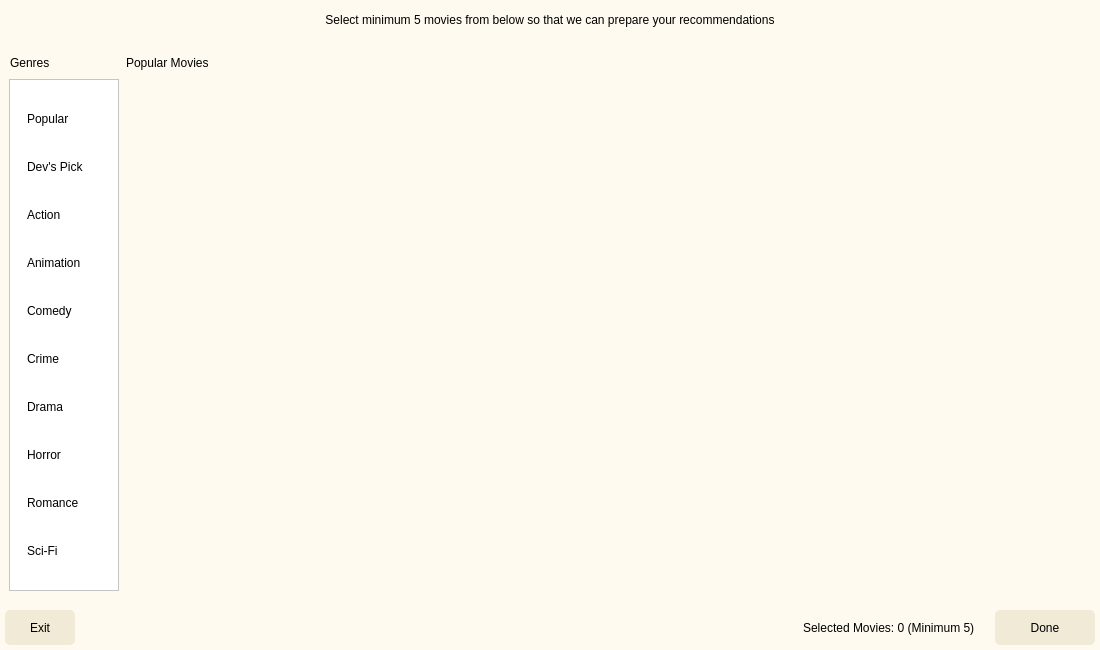
<?xml version="1.0" encoding="UTF-8"?>
<ui version="4.0">
 <class>Dialog</class>
 <widget class="QDialog" name="Dialog">
  <property name="enabled">
   <bool>true</bool>
  </property>
  <property name="geometry">
   <rect>
    <x>0</x>
    <y>0</y>
    <width>1100</width>
    <height>650</height>
   </rect>
  </property>
  <property name="minimumSize">
   <size>
    <width>1100</width>
    <height>650</height>
   </size>
  </property>
  <property name="maximumSize">
   <size>
    <width>1100</width>
    <height>650</height>
   </size>
  </property>
  <property name="windowTitle">
   <string>Dialog</string>
  </property>
  <property name="styleSheet">
   <string notr="true"/>
  </property>
  <widget class="QWidget" name="bgwidget" native="true">
   <property name="geometry">
    <rect>
     <x>0</x>
     <y>0</y>
     <width>1100</width>
     <height>650</height>
    </rect>
   </property>
   <property name="minimumSize">
    <size>
     <width>1100</width>
     <height>650</height>
    </size>
   </property>
   <property name="maximumSize">
    <size>
     <width>1100</width>
     <height>650</height>
    </size>
   </property>
   <property name="styleSheet">
    <string notr="true">QWidget#bgwidget{background-color:#FFFAF0;}

</string>
   </property>
   <layout class="QVBoxLayout" name="verticalLayout_2">
    <item>
     <spacer name="verticalSpacer_2">
      <property name="orientation">
       <enum>Qt::Vertical</enum>
      </property>
      <property name="sizeType">
       <enum>QSizePolicy::Fixed</enum>
      </property>
      <property name="sizeHint" stdset="0">
       <size>
        <width>20</width>
        <height>13</height>
       </size>
      </property>
     </spacer>
    </item>
    <item>
     <widget class="QLabel" name="text1">
      <property name="styleSheet">
       <string notr="true">font: 18pt &quot;MS Shell Dlg 2&quot;;
color:rgb(0,0,0);</string>
      </property>
      <property name="text">
       <string>Select minimum 5 movies from below so that we can prepare your recommendations</string>
      </property>
      <property name="alignment">
       <set>Qt::AlignHCenter|Qt::AlignTop</set>
      </property>
      <property name="margin">
       <number>10</number>
      </property>
     </widget>
    </item>
    <item>
     <spacer name="verticalSpacer">
      <property name="orientation">
       <enum>Qt::Vertical</enum>
      </property>
      <property name="sizeType">
       <enum>QSizePolicy::Fixed</enum>
      </property>
      <property name="sizeHint" stdset="0">
       <size>
        <width>20</width>
        <height>20</height>
       </size>
      </property>
     </spacer>
    </item>
    <item>
     <layout class="QHBoxLayout" name="horizontalLayout_2">
      <item>
       <spacer name="horizontalSpacer_3">
        <property name="orientation">
         <enum>Qt::Horizontal</enum>
        </property>
        <property name="sizeType">
         <enum>QSizePolicy::Fixed</enum>
        </property>
        <property name="sizeHint" stdset="0">
         <size>
          <width>10</width>
          <height>20</height>
         </size>
        </property>
       </spacer>
      </item>
      <item>
       <widget class="QLabel" name="genre_text">
        <property name="minimumSize">
         <size>
          <width>110</width>
          <height>0</height>
         </size>
        </property>
        <property name="maximumSize">
         <size>
          <width>110</width>
          <height>16777215</height>
         </size>
        </property>
        <property name="styleSheet">
         <string notr="true">font: 14pt &quot;MS Shell Dlg 2&quot;;
color:rgb(0,0,0);</string>
        </property>
        <property name="text">
         <string>Genres</string>
        </property>
       </widget>
      </item>
      <item>
       <widget class="QLabel" name="genre_define">
        <property name="styleSheet">
         <string notr="true">font: 14pt &quot;MS Shell Dlg 2&quot;;
color:rgb(0,0,0);</string>
        </property>
        <property name="text">
         <string>Popular Movies</string>
        </property>
       </widget>
      </item>
     </layout>
    </item>
    <item>
     <layout class="QHBoxLayout" name="horizontalLayout">
      <property name="leftMargin">
       <number>9</number>
      </property>
      <property name="rightMargin">
       <number>9</number>
      </property>
      <property name="bottomMargin">
       <number>0</number>
      </property>
      <item>
       <widget class="QScrollArea" name="options">
        <property name="maximumSize">
         <size>
          <width>110</width>
          <height>16777215</height>
         </size>
        </property>
        <property name="styleSheet">
         <string notr="true">background-color:#fff;
</string>
        </property>
        <property name="widgetResizable">
         <bool>true</bool>
        </property>
        <widget class="QWidget" name="genre_scroll">
         <property name="geometry">
          <rect>
           <x>0</x>
           <y>0</y>
           <width>108</width>
           <height>431</height>
          </rect>
         </property>
         <layout class="QVBoxLayout" name="genre_vlayout">
          <property name="topMargin">
           <number>12</number>
          </property>
          <item>
           <widget class="QPushButton" name="genre_1">
            <property name="maximumSize">
             <size>
              <width>100</width>
              <height>16777215</height>
             </size>
            </property>
            <property name="cursor">
             <cursorShape>PointingHandCursor</cursorShape>
            </property>
            <property name="styleSheet">
             <string notr="true">#bgwidget QPushButton {
		border:none;
		border-radius: 3px;
		text-align: left;
		padding: 8px 0 8px 8px;
		font: 12pt &quot;MS Shell Dlg 2&quot;;
		text-align: left;
	}

#bgwidget QPushButton:hover {
		background-color: rgba(179, 176, 162, 0.22);
	}

#bgwidget QPushButton:checked {
		color: #ffffff;
	}</string>
            </property>
            <property name="text">
             <string>Popular</string>
            </property>
           </widget>
          </item>
          <item>
           <widget class="QPushButton" name="genre_2">
            <property name="maximumSize">
             <size>
              <width>100</width>
              <height>16777215</height>
             </size>
            </property>
            <property name="cursor">
             <cursorShape>PointingHandCursor</cursorShape>
            </property>
            <property name="styleSheet">
             <string notr="true">#bgwidget QPushButton {
		border:none;
		border-radius: 3px;
		text-align: left;
		padding: 8 0 8 8;
		font: 12pt &quot;MS Shell Dlg 2&quot;;
		text-align: left;
	}

#bgwidget QPushButton:hover {
		background-color: rgba(179, 176, 162, 0.22);
	}

#bgwidget QPushButton:checked {
		color: #ffffff;
	}</string>
            </property>
            <property name="text">
             <string>Dev's Pick</string>
            </property>
           </widget>
          </item>
          <item>
           <widget class="QPushButton" name="genre_3">
            <property name="maximumSize">
             <size>
              <width>100</width>
              <height>16777215</height>
             </size>
            </property>
            <property name="cursor">
             <cursorShape>PointingHandCursor</cursorShape>
            </property>
            <property name="styleSheet">
             <string notr="true">#bgwidget QPushButton {
		border:none;
		border-radius: 3px;
		text-align: left;
		padding: 8px 0 8px 8px;
		font: 12pt &quot;MS Shell Dlg 2&quot;;
		text-align: left;
	}

#bgwidget QPushButton:hover {
		background-color: rgba(179, 176, 162, 0.22);
	}

#bgwidget QPushButton:checked {
		color: #ffffff;
	}</string>
            </property>
            <property name="text">
             <string>Action</string>
            </property>
           </widget>
          </item>
          <item>
           <widget class="QPushButton" name="genre_4">
            <property name="maximumSize">
             <size>
              <width>100</width>
              <height>16777215</height>
             </size>
            </property>
            <property name="cursor">
             <cursorShape>PointingHandCursor</cursorShape>
            </property>
            <property name="styleSheet">
             <string notr="true">#bgwidget QPushButton {
		border:none;
		border-radius: 3px;
		text-align: left;
		padding: 8px 0 8px 8px;
		font: 12pt &quot;MS Shell Dlg 2&quot;;
		text-align: left;
	}

#bgwidget QPushButton:hover {
		background-color: rgba(179, 176, 162, 0.22);
	}

#bgwidget QPushButton:checked {
		color: #ffffff;
	}</string>
            </property>
            <property name="text">
             <string>Animation</string>
            </property>
           </widget>
          </item>
          <item>
           <widget class="QPushButton" name="genre_5">
            <property name="maximumSize">
             <size>
              <width>100</width>
              <height>16777215</height>
             </size>
            </property>
            <property name="cursor">
             <cursorShape>PointingHandCursor</cursorShape>
            </property>
            <property name="styleSheet">
             <string notr="true">#bgwidget QPushButton {
		border:none;
		border-radius: 3px;
		text-align: left;
		padding: 8px 0 8px 8px;
		font: 12pt &quot;MS Shell Dlg 2&quot;;
		text-align: left;
	}

#bgwidget QPushButton:hover {
		background-color: rgba(179, 176, 162, 0.22);
	}

#bgwidget QPushButton:checked {
		color: #ffffff;
	}</string>
            </property>
            <property name="text">
             <string>Comedy</string>
            </property>
           </widget>
          </item>
          <item>
           <widget class="QPushButton" name="genre_6">
            <property name="maximumSize">
             <size>
              <width>100</width>
              <height>16777215</height>
             </size>
            </property>
            <property name="cursor">
             <cursorShape>PointingHandCursor</cursorShape>
            </property>
            <property name="styleSheet">
             <string notr="true">#bgwidget QPushButton {
		border:none;
		border-radius: 3px;
		text-align: left;
		padding: 8px 0 8px 8px;
		font: 12pt &quot;MS Shell Dlg 2&quot;;
		text-align: left;
	}

#bgwidget QPushButton:hover {
		background-color: rgba(179, 176, 162, 0.22);
	}

#bgwidget QPushButton:checked {
		color: #ffffff;
	}</string>
            </property>
            <property name="text">
             <string>Crime</string>
            </property>
           </widget>
          </item>
          <item>
           <widget class="QPushButton" name="genre_7">
            <property name="maximumSize">
             <size>
              <width>100</width>
              <height>16777215</height>
             </size>
            </property>
            <property name="cursor">
             <cursorShape>PointingHandCursor</cursorShape>
            </property>
            <property name="styleSheet">
             <string notr="true">#bgwidget QPushButton {
		border:none;
		border-radius: 3px;
		text-align: left;
		padding: 8px 0 8px 8px;
		font: 12pt &quot;MS Shell Dlg 2&quot;;
		text-align: left;
	}

#bgwidget QPushButton:hover {
		background-color: rgba(179, 176, 162, 0.22);
	}

#bgwidget QPushButton:checked {
		color: #ffffff;
	}</string>
            </property>
            <property name="text">
             <string>Drama</string>
            </property>
           </widget>
          </item>
          <item>
           <widget class="QPushButton" name="genre_8">
            <property name="maximumSize">
             <size>
              <width>100</width>
              <height>16777215</height>
             </size>
            </property>
            <property name="cursor">
             <cursorShape>PointingHandCursor</cursorShape>
            </property>
            <property name="styleSheet">
             <string notr="true">#bgwidget QPushButton {
		border:none;
		border-radius: 3px;
		text-align: left;
		padding: 8px 0 8px 8px;
		font: 12pt &quot;MS Shell Dlg 2&quot;;
		text-align: left;
	}

#bgwidget QPushButton:hover {
		background-color: rgba(179, 176, 162, 0.22);
	}

#bgwidget QPushButton:checked {
		color: #ffffff;
	}</string>
            </property>
            <property name="text">
             <string>Horror</string>
            </property>
           </widget>
          </item>
          <item>
           <widget class="QPushButton" name="genre_9">
            <property name="maximumSize">
             <size>
              <width>100</width>
              <height>16777215</height>
             </size>
            </property>
            <property name="cursor">
             <cursorShape>PointingHandCursor</cursorShape>
            </property>
            <property name="styleSheet">
             <string notr="true">#bgwidget QPushButton {
		border:none;
		border-radius: 3px;
		text-align: left;
		padding: 8px 0 8px 8px;
		font: 12pt &quot;MS Shell Dlg 2&quot;;
		text-align: left;
	}

#bgwidget QPushButton:hover {
		background-color: rgba(179, 176, 162, 0.22);
	}

#bgwidget QPushButton:checked {
		color: #ffffff;
	}</string>
            </property>
            <property name="text">
             <string>Romance</string>
            </property>
           </widget>
          </item>
          <item>
           <widget class="QPushButton" name="genre_10">
            <property name="cursor">
             <cursorShape>PointingHandCursor</cursorShape>
            </property>
            <property name="styleSheet">
             <string notr="true">#bgwidget QPushButton {
		border:none;
		border-radius: 3px;
		text-align: left;
		padding: 8px 0 8px 8px;
		font: 12pt &quot;MS Shell Dlg 2&quot;;
		text-align: left;
	}

#bgwidget QPushButton:hover {
		background-color: rgba(179, 176, 162, 0.22);
	}

#bgwidget QPushButton:checked {
		color: #ffffff;
	}</string>
            </property>
            <property name="text">
             <string>Sci-Fi</string>
            </property>
           </widget>
          </item>
         </layout>
        </widget>
       </widget>
      </item>
      <item>
       <widget class="QStackedWidget" name="stack">
        <property name="minimumSize">
         <size>
          <width>0</width>
          <height>0</height>
         </size>
        </property>
        <property name="maximumSize">
         <size>
          <width>16777215</width>
          <height>16777215</height>
         </size>
        </property>
        <property name="currentIndex">
         <number>3</number>
        </property>
        <widget class="QWidget" name="page1_popular">
         <layout class="QVBoxLayout" name="verticalLayout_6">
          <item>
           <widget class="QScrollArea" name="popular_scroll">
            <property name="styleSheet">
             <string notr="true"/>
            </property>
            <property name="frameShape">
             <enum>QFrame::NoFrame</enum>
            </property>
            <property name="frameShadow">
             <enum>QFrame::Plain</enum>
            </property>
            <property name="lineWidth">
             <number>0</number>
            </property>
            <property name="widgetResizable">
             <bool>true</bool>
            </property>
            <widget class="QWidget" name="popular_scroll_area">
             <property name="geometry">
              <rect>
               <x>0</x>
               <y>0</y>
               <width>880</width>
               <height>446</height>
              </rect>
             </property>
             <property name="styleSheet">
              <string notr="true">background-color:#FFFAF0;
QScrollBar
{
background : lightgreen;
}
QScrollBar::handle
{
background : pink;
}
QScrollBar::handle::pressed
{
background : red;
}</string>
             </property>
             <layout class="QGridLayout" name="popular_grid">
              <property name="leftMargin">
               <number>5</number>
              </property>
              <property name="topMargin">
               <number>5</number>
              </property>
              <property name="rightMargin">
               <number>5</number>
              </property>
              <property name="bottomMargin">
               <number>5</number>
              </property>
              <property name="spacing">
               <number>4</number>
              </property>
             </layout>
            </widget>
           </widget>
          </item>
         </layout>
        </widget>
        <widget class="QWidget" name="page2_handpicked">
         <layout class="QVBoxLayout" name="verticalLayout_7">
          <item>
           <widget class="QScrollArea" name="handpicked_scroll">
            <property name="styleSheet">
             <string notr="true"/>
            </property>
            <property name="frameShape">
             <enum>QFrame::Panel</enum>
            </property>
            <property name="frameShadow">
             <enum>QFrame::Plain</enum>
            </property>
            <property name="lineWidth">
             <number>0</number>
            </property>
            <property name="widgetResizable">
             <bool>true</bool>
            </property>
            <widget class="QWidget" name="handpicked_scroll_area">
             <property name="geometry">
              <rect>
               <x>0</x>
               <y>0</y>
               <width>880</width>
               <height>446</height>
              </rect>
             </property>
             <property name="styleSheet">
              <string notr="true">background-color:#FFFAF0;</string>
             </property>
             <layout class="QGridLayout" name="handpicked_grid"/>
            </widget>
           </widget>
          </item>
         </layout>
        </widget>
        <widget class="QWidget" name="page3_action">
         <layout class="QVBoxLayout" name="verticalLayout_8">
          <item>
           <widget class="QScrollArea" name="action_scroll">
            <property name="styleSheet">
             <string notr="true"/>
            </property>
            <property name="frameShape">
             <enum>QFrame::Panel</enum>
            </property>
            <property name="frameShadow">
             <enum>QFrame::Plain</enum>
            </property>
            <property name="lineWidth">
             <number>0</number>
            </property>
            <property name="widgetResizable">
             <bool>true</bool>
            </property>
            <widget class="QWidget" name="action_scroll_area">
             <property name="geometry">
              <rect>
               <x>0</x>
               <y>0</y>
               <width>880</width>
               <height>446</height>
              </rect>
             </property>
             <property name="styleSheet">
              <string notr="true">background-color:#FFFAF0;</string>
             </property>
             <layout class="QGridLayout" name="action_grid"/>
            </widget>
           </widget>
          </item>
         </layout>
        </widget>
        <widget class="QWidget" name="page4_animation">
         <layout class="QVBoxLayout" name="verticalLayout_9">
          <item>
           <widget class="QScrollArea" name="animation_scroll">
            <property name="styleSheet">
             <string notr="true"/>
            </property>
            <property name="frameShape">
             <enum>QFrame::Panel</enum>
            </property>
            <property name="frameShadow">
             <enum>QFrame::Plain</enum>
            </property>
            <property name="lineWidth">
             <number>0</number>
            </property>
            <property name="widgetResizable">
             <bool>true</bool>
            </property>
            <widget class="QWidget" name="animation_scroll_area">
             <property name="geometry">
              <rect>
               <x>0</x>
               <y>0</y>
               <width>930</width>
               <height>415</height>
              </rect>
             </property>
             <property name="styleSheet">
              <string notr="true">background-color:#FFFAF0;</string>
             </property>
             <layout class="QGridLayout" name="animation_grid"/>
            </widget>
           </widget>
          </item>
         </layout>
        </widget>
        <widget class="QWidget" name="page5_comedy">
         <layout class="QVBoxLayout" name="verticalLayout_10">
          <item>
           <widget class="QScrollArea" name="comedy_scroll">
            <property name="styleSheet">
             <string notr="true"/>
            </property>
            <property name="frameShape">
             <enum>QFrame::Panel</enum>
            </property>
            <property name="frameShadow">
             <enum>QFrame::Plain</enum>
            </property>
            <property name="lineWidth">
             <number>0</number>
            </property>
            <property name="widgetResizable">
             <bool>true</bool>
            </property>
            <widget class="QWidget" name="comedy_scroll_area">
             <property name="geometry">
              <rect>
               <x>0</x>
               <y>0</y>
               <width>880</width>
               <height>446</height>
              </rect>
             </property>
             <property name="styleSheet">
              <string notr="true">background-color:#FFFAF0;</string>
             </property>
             <layout class="QGridLayout" name="comedy_grid"/>
            </widget>
           </widget>
          </item>
         </layout>
        </widget>
        <widget class="QWidget" name="page6_crime">
         <layout class="QVBoxLayout" name="verticalLayout_11">
          <item>
           <widget class="QScrollArea" name="crime_scroll">
            <property name="styleSheet">
             <string notr="true"/>
            </property>
            <property name="frameShape">
             <enum>QFrame::Panel</enum>
            </property>
            <property name="frameShadow">
             <enum>QFrame::Plain</enum>
            </property>
            <property name="lineWidth">
             <number>0</number>
            </property>
            <property name="widgetResizable">
             <bool>true</bool>
            </property>
            <widget class="QWidget" name="crime_scroll_area">
             <property name="geometry">
              <rect>
               <x>0</x>
               <y>0</y>
               <width>880</width>
               <height>446</height>
              </rect>
             </property>
             <property name="styleSheet">
              <string notr="true">background-color:#FFFAF0;</string>
             </property>
             <layout class="QGridLayout" name="crime_grid"/>
            </widget>
           </widget>
          </item>
         </layout>
        </widget>
        <widget class="QWidget" name="page7_drama">
         <layout class="QVBoxLayout" name="verticalLayout_12">
          <item>
           <widget class="QScrollArea" name="drama_scroll">
            <property name="styleSheet">
             <string notr="true"/>
            </property>
            <property name="frameShape">
             <enum>QFrame::Panel</enum>
            </property>
            <property name="frameShadow">
             <enum>QFrame::Plain</enum>
            </property>
            <property name="lineWidth">
             <number>0</number>
            </property>
            <property name="widgetResizable">
             <bool>true</bool>
            </property>
            <widget class="QWidget" name="drama_scroll_area">
             <property name="geometry">
              <rect>
               <x>0</x>
               <y>0</y>
               <width>880</width>
               <height>446</height>
              </rect>
             </property>
             <property name="styleSheet">
              <string notr="true">background-color:#FFFAF0;</string>
             </property>
             <layout class="QGridLayout" name="drama_grid"/>
            </widget>
           </widget>
          </item>
         </layout>
        </widget>
        <widget class="QWidget" name="page8_horror">
         <layout class="QVBoxLayout" name="verticalLayout_13">
          <item>
           <widget class="QScrollArea" name="horror_scroll">
            <property name="styleSheet">
             <string notr="true"/>
            </property>
            <property name="frameShape">
             <enum>QFrame::Panel</enum>
            </property>
            <property name="frameShadow">
             <enum>QFrame::Plain</enum>
            </property>
            <property name="lineWidth">
             <number>0</number>
            </property>
            <property name="widgetResizable">
             <bool>true</bool>
            </property>
            <widget class="QWidget" name="horror_scroll_area">
             <property name="geometry">
              <rect>
               <x>0</x>
               <y>0</y>
               <width>880</width>
               <height>446</height>
              </rect>
             </property>
             <property name="styleSheet">
              <string notr="true">background-color:#FFFAF0;</string>
             </property>
             <layout class="QGridLayout" name="horror_grid"/>
            </widget>
           </widget>
          </item>
         </layout>
        </widget>
        <widget class="QWidget" name="page9_romance">
         <layout class="QVBoxLayout" name="verticalLayout_14">
          <item>
           <widget class="QScrollArea" name="romance_scroll">
            <property name="styleSheet">
             <string notr="true"/>
            </property>
            <property name="frameShape">
             <enum>QFrame::Panel</enum>
            </property>
            <property name="frameShadow">
             <enum>QFrame::Plain</enum>
            </property>
            <property name="lineWidth">
             <number>0</number>
            </property>
            <property name="widgetResizable">
             <bool>true</bool>
            </property>
            <widget class="QWidget" name="romance_scroll_area">
             <property name="geometry">
              <rect>
               <x>0</x>
               <y>0</y>
               <width>880</width>
               <height>446</height>
              </rect>
             </property>
             <property name="styleSheet">
              <string notr="true">background-color:#FFFAF0;</string>
             </property>
             <layout class="QGridLayout" name="romance_grid"/>
            </widget>
           </widget>
          </item>
         </layout>
        </widget>
        <widget class="QWidget" name="page10_scifi">
         <layout class="QVBoxLayout" name="verticalLayout">
          <item>
           <widget class="QScrollArea" name="scifi_scroll">
            <property name="frameShape">
             <enum>QFrame::Panel</enum>
            </property>
            <property name="frameShadow">
             <enum>QFrame::Plain</enum>
            </property>
            <property name="lineWidth">
             <number>0</number>
            </property>
            <property name="widgetResizable">
             <bool>true</bool>
            </property>
            <widget class="QWidget" name="scifi_scroll_area">
             <property name="geometry">
              <rect>
               <x>0</x>
               <y>0</y>
               <width>880</width>
               <height>446</height>
              </rect>
             </property>
             <property name="styleSheet">
              <string notr="true">background-color:#FFFAF0;</string>
             </property>
             <layout class="QGridLayout" name="scifi_grid"/>
            </widget>
           </widget>
          </item>
         </layout>
        </widget>
       </widget>
      </item>
     </layout>
    </item>
    <item>
     <spacer name="verticalSpacer_3">
      <property name="orientation">
       <enum>Qt::Vertical</enum>
      </property>
      <property name="sizeType">
       <enum>QSizePolicy::Fixed</enum>
      </property>
      <property name="sizeHint" stdset="0">
       <size>
        <width>20</width>
        <height>13</height>
       </size>
      </property>
     </spacer>
    </item>
    <item>
     <layout class="QHBoxLayout" name="bottom_hlayout">
      <property name="spacing">
       <number>10</number>
      </property>
      <property name="leftMargin">
       <number>5</number>
      </property>
      <property name="topMargin">
       <number>0</number>
      </property>
      <property name="rightMargin">
       <number>5</number>
      </property>
      <property name="bottomMargin">
       <number>5</number>
      </property>
      <item alignment="Qt::AlignVCenter">
       <widget class="QPushButton" name="exit_button">
        <property name="minimumSize">
         <size>
          <width>70</width>
          <height>35</height>
         </size>
        </property>
        <property name="maximumSize">
         <size>
          <width>75</width>
          <height>40</height>
         </size>
        </property>
        <property name="cursor">
         <cursorShape>PointingHandCursor</cursorShape>
        </property>
        <property name="styleSheet">
         <string notr="true">border-radius:5px;
background-color:#F0EAD6;
font: 14pt &quot;MS Shell Dlg 2&quot;;</string>
        </property>
        <property name="text">
         <string>Exit</string>
        </property>
        <property name="iconSize">
         <size>
          <width>24</width>
          <height>24</height>
         </size>
        </property>
       </widget>
      </item>
      <item>
       <spacer name="horizontalSpacer">
        <property name="orientation">
         <enum>Qt::Horizontal</enum>
        </property>
        <property name="sizeHint" stdset="0">
         <size>
          <width>40</width>
          <height>20</height>
         </size>
        </property>
       </spacer>
      </item>
      <item>
       <widget class="QLabel" name="selected_text">
        <property name="styleSheet">
         <string notr="true">font: 14pt &quot;MS Shell Dlg 2&quot;;
color:rgb(0,0,0);</string>
        </property>
        <property name="text">
         <string>Selected Movies: 0 (Minimum 5)</string>
        </property>
       </widget>
      </item>
      <item>
       <spacer name="horizontalSpacer_2">
        <property name="orientation">
         <enum>Qt::Horizontal</enum>
        </property>
        <property name="sizeType">
         <enum>QSizePolicy::Fixed</enum>
        </property>
        <property name="sizeHint" stdset="0">
         <size>
          <width>10</width>
          <height>13</height>
         </size>
        </property>
       </spacer>
      </item>
      <item alignment="Qt::AlignRight">
       <widget class="QPushButton" name="done_button">
        <property name="minimumSize">
         <size>
          <width>100</width>
          <height>35</height>
         </size>
        </property>
        <property name="maximumSize">
         <size>
          <width>100</width>
          <height>40</height>
         </size>
        </property>
        <property name="cursor">
         <cursorShape>PointingHandCursor</cursorShape>
        </property>
        <property name="styleSheet">
         <string notr="true">border-radius:5px;
background-color:#F0EAD6;
font: 14pt &quot;MS Shell Dlg 2&quot;;</string>
        </property>
        <property name="text">
         <string>Done</string>
        </property>
       </widget>
      </item>
     </layout>
    </item>
   </layout>
  </widget>
 </widget>
 <tabstops>
  <tabstop>options</tabstop>
  <tabstop>genre_1</tabstop>
  <tabstop>genre_2</tabstop>
  <tabstop>genre_3</tabstop>
  <tabstop>genre_4</tabstop>
  <tabstop>genre_5</tabstop>
  <tabstop>genre_6</tabstop>
  <tabstop>genre_7</tabstop>
  <tabstop>genre_8</tabstop>
  <tabstop>genre_9</tabstop>
  <tabstop>genre_10</tabstop>
  <tabstop>handpicked_scroll</tabstop>
  <tabstop>popular_scroll</tabstop>
  <tabstop>animation_scroll</tabstop>
  <tabstop>comedy_scroll</tabstop>
  <tabstop>crime_scroll</tabstop>
  <tabstop>horror_scroll</tabstop>
  <tabstop>action_scroll</tabstop>
  <tabstop>romance_scroll</tabstop>
  <tabstop>done_button</tabstop>
  <tabstop>exit_button</tabstop>
  <tabstop>drama_scroll</tabstop>
 </tabstops>
 <resources/>
 <connections/>
</ui>
